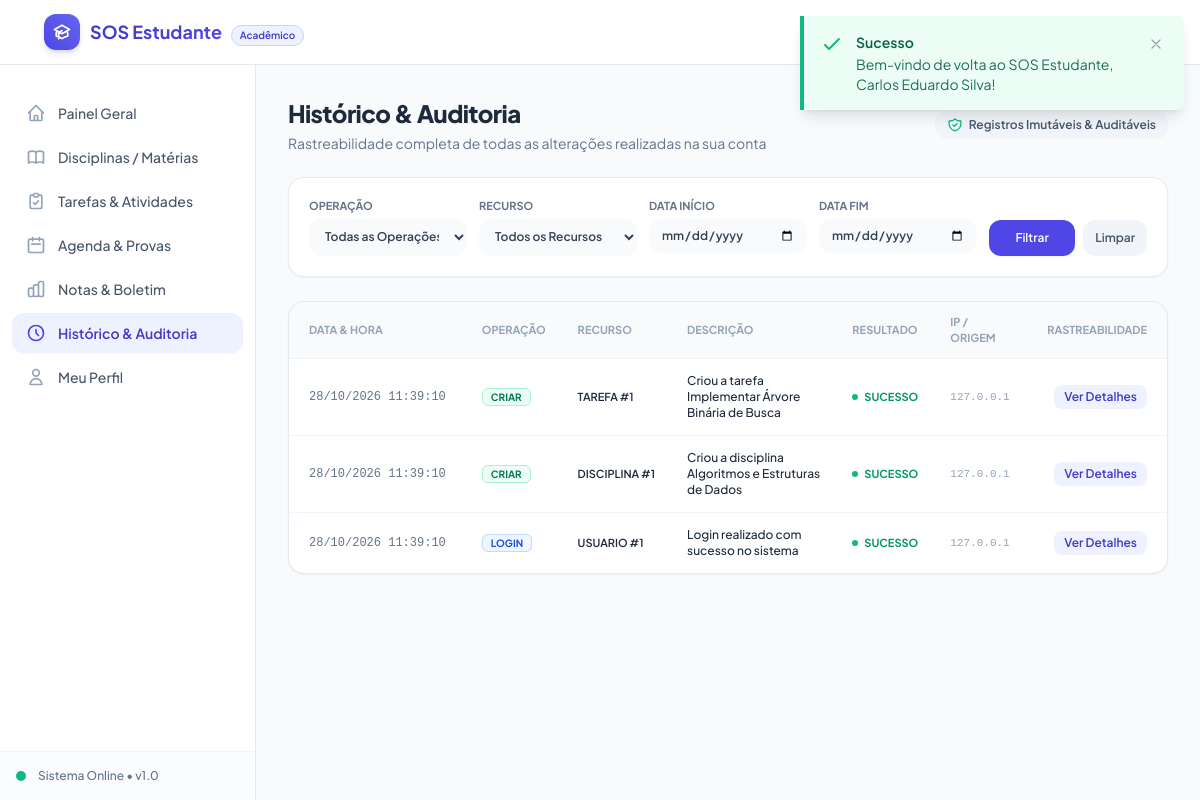
Screenshot of /index.php?route=history (signed in) with the database file from the repository.
### tables this page shows
CREATE TABLE IF NOT EXISTS `auditoria` (
  `id` INT AUTO_INCREMENT PRIMARY KEY,
  `usuario_id` INT NULL,
  `operacao` VARCHAR(30) NOT NULL,
  `recurso` VARCHAR(50) NOT NULL,
  `recurso_id` INT NULL,
  `descricao` VARCHAR(255) NOT NULL,
  `valores_anteriores` JSON NULL,
  `valores_posteriores` JSON NULL,
  `status_resultado` ENUM('SUCESSO', 'FALHA') NOT NULL DEFAULT 'SUCESSO',
  `ip_address` VARCHAR(45) NULL,
  `user_agent` VARCHAR(255) NULL,
  `created_at` TIMESTAMP DEFAULT CURRENT_TIMESTAMP,
  CONSTRAINT `fk_auditoria_usuario` FOREIGN KEY (`usuario_id`) 
    REFERENCES `usuarios` (`id`) ON DELETE SET NULL ON UPDATE CASCADE
);

### controllers/HistoryController.php (called while the page is built, shortened)
<?php
require_once __DIR__ . '/../middlewares/AuthMiddleware.php';
require_once __DIR__ . '/../services/AuditService.php';
class HistoryController {
    private AuditService $auditService;
    public function __construct() {
        $this->auditService = new AuditService();
    }
    public function index(): void {
        $userId = AuthMiddleware::id();
        $page = !empty($_GET['page']) ? max(1, (int) $_GET['page']) : 1;
        $filters = [
            'operacao'    => $_GET['operacao'] ?? '',
            'recurso'     => $_GET['recurso'] ?? '',
            'data_inicio' => $_GET['data_inicio'] ?? '',
            'data_fim'    => $_GET['data_fim'] ?? ''
        ];
        $historyData = $this->auditService->getHistory($userId, $filters, $page, 15);
        require __DIR__ . '/../views/history/index.php';
    }
}

### index.php (called while the page is built, shortened)
<?php
require_once APP_ROOT . '/config/app.php';
require_once APP_ROOT . '/config/bd.php';
$route = $_GET['route'] ?? '';
$route = trim($route, '/');
$method = $_SERVER['REQUEST_METHOD'] ?? 'GET';
try {
    Router::dispatch($route, $method);
} catch (Throwable $e) {
    $logFile = APP_ROOT . '/logs/app.log';
    $msg = "[" . date('Y-m-d H:i:s') . "] ERRO FATAL: " . $e->getMessage() . " em " . $e->getFile() . ":" . $e->getLine() . PHP_EOL;
    @file_put_contents($logFile, $msg, FILE_APPEND);
    if (env('APP_DEBUG', true)) {
        $errorMessage = $e->getMessage();
        $errorFile = $e->getFile() . ':' . $e->getLine();
        $errorTrace = $e->getTraceAsString();
    } else {
        $errorMessage = 'Ocorreu um erro interno ao processar sua solicitação.';
        $errorFile = '';
        $errorTrace = '';
    }
    http_response_code(500);
    require APP_ROOT . '/views/errors/500.php';
}

### config/app.php (called while the page is built, shortened)
<?php
function env($key, $default = null) {
    $val = getenv($key);
    if ($val === false) {
        return $_ENV[$key] ?? $_SERVER[$key] ?? $default;
    }
    return $val;
}

### config/bd.php (called while the page is built, shortened)
<?php
require_once __DIR__ . '/app.php';
class Database {
    private static ?PDO $instance = null;
    public static function getConnection(): ?PDO {
        if (self::$instance === null) {
            $host = env('DB_HOST', '127.0.0.1');
            $port = env('DB_PORT', '3306');
            $dbname = env('DB_NAME', 'sos_estudante');
            $user = env('DB_USER', 'root');
            $pass = env('DB_PASS', '');
            $charset = env('DB_CHARSET', 'utf8mb4');
            $dsn = "mysql:host={$host};port={$port};dbname={$dbname};charset={$charset}";
            $options = [
                PDO::ATTR_ERRMODE            => PDO::ERRMODE_EXCEPTION,
                PDO::ATTR_DEFAULT_FETCH_MODE => PDO::FETCH_ASSOC,
                PDO::ATTR_EMULATE_PREPARES   => false,
                PDO::MYSQL_ATTR_INIT_COMMAND => "SET NAMES {$charset} COLLATE utf8mb4_unicode_ci"
            ];
            try {
                self::$instance = new PDO($dsn, $user, $pass, $options);
            } catch (PDOException $e) {
                self::$lastError = $e->getMessage();
                $logFile = APP_ROOT . '/logs/app.log';
                $logMessage = "[" . date('Y-m-d H:i:s') . "] ERRO DE CONEXÃO BD: " . $e->getMessage() . PHP_EOL;
                @file_put_contents($logFile, $logMessage, FILE_APPEND);
                return null;
            }
        }
        return self::$instance;
    }
}
function getDB(): ?PDO {
    return Database::getConnection();
}

### middlewares/AuthMiddleware.php (called while the page is built, shortened)
<?php
require_once __DIR__ . '/../config/app.php';
class AuthMiddleware {
    public static function id(): ?int {
        return $_SESSION['user_id'] ?? null;
    }
}

### services/AuditService.php (called while the page is built, shortened)
<?php
require_once __DIR__ . '/../models/AuditLog.php';
class AuditService {
    private AuditLog $auditModel;
    public function __construct() {
        $this->auditModel = new AuditLog();
    }
    public function getHistory(int $userId, array $filters = [], int $page = 1, int $perPage = 20): array {
        $offset = ($page - 1) * $perPage;
        $items = $this->auditModel->allByUserId($userId, $filters, $perPage, $offset);
        $total = $this->auditModel->countByUserId($userId, $filters);
        $totalPages = (int) ceil($total / $perPage);
        return [
            'items'       => $items,
            'total'       => $total,
            'page'        => $page,
            'per_page'    => $perPage,
            'total_pages' => max(1, $totalPages)
        ];
    }
}

### models/AuditLog.php (called while the page is built, shortened)
<?php
require_once __DIR__ . '/../config/bd.php';
class AuditLog {
    private ?PDO $db;
    public function __construct() {
        $this->db = getDB();
    }
    public function allByUserId(int $userId, array $filters = [], int $limit = 50, int $offset = 0): array {
        $sql = "SELECT a.*, u.nome AS usuario_nome, u.email AS usuario_email
                FROM auditoria a
                LEFT JOIN usuarios u ON a.usuario_id = u.id
                WHERE a.usuario_id = :usuario_id";
        $params = [':usuario_id' => $userId];
        $sql .= " ORDER BY a.created_at DESC, a.id DESC LIMIT :limit OFFSET :offset";
        $stmt = $this->db->prepare($sql);
        foreach ($params as $k => $v) {
            $stmt->bindValue($k, $v);
        }
        $stmt->bindValue(':limit', $limit, PDO::PARAM_INT);
        $stmt->bindValue(':offset', $offset, PDO::PARAM_INT);
        $stmt->execute();
        return $stmt->fetchAll();
    }
    public function countByUserId(int $userId, array $filters = []): int {
        $sql = "SELECT COUNT(*) FROM auditoria WHERE usuario_id = :usuario_id";
        $params = [':usuario_id' => $userId];
        $stmt = $this->db->prepare($sql);
        $stmt->execute($params);
        return (int) $stmt->fetchColumn();
    }
}

### views/history/index.php (the view, shortened to what this page needs)
<?php
require_once __DIR__ . '/../layouts/header.php';
require_once __DIR__ . '/../layouts/navbar.php';
?>
<div class="flex-1 flex overflow-hidden">
    <?php require_once __DIR__ . '/../layouts/sidebar.php'; ?>
    <main class="flex-1 overflow-y-auto bg-slate-50 p-4 sm:p-6 lg:p-8">
        <div class="flex flex-col sm:flex-row sm:items-center sm:justify-between gap-4 mb-6">
            <div>
                <h1 class="text-2xl font-black text-slate-800 tracking-tight">Histórico & Auditoria</h1>
                <p class="text-sm text-slate-500 mt-1">Rastreabilidade completa de todas as alterações realizadas na sua conta</p>
            </div>
            <div class="inline-flex items-center px-3 py-1.5 rounded-xl bg-slate-100 text-slate-600 text-xs font-semibold">
                Registros Imutáveis & Auditáveis
            </div>
        </div>
        <div class="bg-white rounded-2xl border border-slate-200/80 p-5 mb-6 shadow-sm">
            <form action="index.php" method="GET" class="grid grid-cols-1 sm:grid-cols-2 lg:grid-cols-5 gap-3">
                <div>
                    <label for="f_operacao" class="block text-[11px] font-bold uppercase text-slate-500 mb-1">Operação</label>
                    <select id="f_operacao" name="operacao" class="w-full text-xs font-semibold rounded-xl border-slate-200 bg-slate-50 py-2.5 px-3 text-slate-700 focus:ring-brand-500">
                        <option value="">Todas as Operações</option>
                    </select>
                </div>
                <div>
                    <label for="f_recurso" class="block text-[11px] font-bold uppercase text-slate-500 mb-1">Recurso</label>
                    <select id="f_recurso" name="recurso" class="w-full text-xs font-semibold rounded-xl border-slate-200 bg-slate-50 py-2.5 px-3 text-slate-700 focus:ring-brand-500">
                        <option value="">Todos os Recursos</option>
                    </select>
                </div>
                <div>
                    <label for="f_data_inicio" class="block text-[11px] font-bold uppercase text-slate-500 mb-1">Data Início</label>
                    <input id="f_data_inicio" name="data_inicio" type="date" value="<?= htmlspecialchars($filters['data_inicio'] ?? '') ?>"
                           class="w-full text-xs font-semibold rounded-xl border-slate-200 bg-slate-50 py-2 px-3 text-slate-700 focus:ring-brand-500">
                </div>
                <div>
                    <label for="f_data_fim" class="block text-[11px] font-bold uppercase text-slate-500 mb-1">Data Fim</label>
                    <input id="f_data_fim" name="data_fim" type="date" value="<?= htmlspecialchars($filters['data_fim'] ?? '') ?>"
                           class="w-full text-xs font-semibold rounded-xl border-slate-200 bg-slate-50 py-2 px-3 text-slate-700 focus:ring-brand-500">
                </div>
                <div class="flex items-end space-x-2">
                    <button type="submit" class="flex-1 py-2.5 px-4 bg-brand-600 hover:bg-brand-700 text-white font-semibold rounded-xl text-xs transition shadow-sm">
                        Filtrar
                    </button>
                    <a href="index.php?route=history" class="py-2.5 px-3 bg-slate-100 hover:bg-slate-200 text-slate-600 font-semibold rounded-xl text-xs transition text-center" title="Limpar Filtros">
                        Limpar
                    </a>
                </div>
            </form>
        </div>
        <div class="bg-white rounded-2xl border border-slate-200/90 shadow-sm overflow-hidden">
            <?php if (empty($historyData['items'])): ?>
                <div class="p-12 text-center text-slate-400">
                    <svg class="w-12 h-12 mx-auto text-slate-300 mb-2" fill="none" viewBox="0 0 24 24" stroke="currentColor">
                        <path stroke-linecap="round" stroke-linejoin="round" stroke-width="2" d="M9 12h6m-6 4h6m2 5H7a2 2 0 01-2-2V5a2 2 0 012-2h5.586a1 1 0 01.707.293l5.414 5.414a1 1 0 01.293.707V19a2 2 0 01-2 2z" />
                    </svg>
                    <p class="text-sm font-semibold text-slate-700">Nenhum registro de auditoria encontrado</p>
                    <p class="text-xs text-slate-400 mt-1">Tente ajustar os filtros de busca acima.</p>
                </div>
            <?php else: ?>
                <div class="overflow-x-auto">
                    <table class="w-full text-left text-xs text-slate-600">
                        <thead class="bg-slate-50 text-[11px] font-bold uppercase text-slate-400 border-b border-slate-100">
                            <tr>
                                <th class="py-3 px-5">Data & Hora</th>
                                <th class="py-3 px-4">Operação</th>
                                <th class="py-3 px-4">Recurso</th>
                                <th class="py-3 px-4">Descrição</th>
                                <th class="py-3 px-4">Resultado</th>
                                <th class="py-3 px-4">IP / Origem</th>
                                <th class="py-3 px-5 text-right">Rastreabilidade</th>
                            </tr>
                        </thead>
                        <tbody class="divide-y divide-slate-100">
                            <?php foreach ($historyData['items'] as $log): ?>
                                <?php
                                    $opBadges = [
                                        'CRIAR'     => 'bg-emerald-50 text-emerald-700 border-emerald-200',
                                        'ATUALIZAR' => 'bg-amber-50 text-amber-700 border-amber-200',
                                        'EXCLUIR'   => 'bg-rose-50 text-rose-700 border-rose-200',
                                        'LOGIN'     => 'bg-blue-50 text-blue-700 border-blue-200',
                                        'LOGOUT'    => 'bg-slate-100 text-slate-700 border-slate-200',
                                    ];
                                ?>
                                <tr class="hover:bg-slate-50/70 transition">
                                    <td class="py-3.5 px-5 font-mono text-slate-500 whitespace-nowrap">
                                        <?= date('d/m/Y H:i:s', strtotime($log['created_at'])) ?>
                                    </td>
                                    <td class="py-3.5 px-4 whitespace-nowrap">
                                        <span class="px-2 py-0.5 text-[10px] font-bold uppercase rounded-md border <?= $opBadges[$log['operacao']] ?? 'bg-slate-100 text-slate-700' ?>">
                                            <?= htmlspecialchars($log['operacao']) ?>
                                        </span>
                                    </td>
                                    <td class="py-3.5 px-4 font-semibold text-slate-800 uppercase text-[11px] whitespace-nowrap">
                                        <?= htmlspecialchars($log['recurso']) ?> #<?= $log['recurso_id'] ?? '-' ?>
                                    </td>
                                    <td class="py-3.5 px-4 font-medium text-slate-800 max-w-sm">
                                        <?= htmlspecialchars($log['descricao']) ?>
                                    </td>
                                    <td class="py-3.5 px-4 whitespace-nowrap">
                                        <span class="inline-flex items-center text-[11px] font-bold <?= ($log['status_resultado'] === 'SUCESSO') ? 'text-emerald-600' : 'text-rose-600' ?>">
                                            <span class="w-1.5 h-1.5 rounded-full mr-1.5 <?= ($log['status_resultado'] === 'SUCESSO') ? 'bg-emerald-500' : 'bg-rose-500' ?>"></span>
                                            <?= htmlspecialchars($log['status_resultado']) ?>
                                        </span>
                                    </td>
                                    <td class="py-3.5 px-4 font-mono text-[11px] text-slate-400 whitespace-nowrap">
                                        <?= htmlspecialchars($log['ip_address'] ?? '127.0.0.1') ?>
                                    </td>
                                    <td class="py-3.5 px-5 text-right whitespace-nowrap">
                                        <?php if (!empty($log['valores_anteriores']) || !empty($log['valores_posteriores'])): ?>
                                            <button type="button"
                                                    onclick='showAuditDetails(<?= json_encode($log, JSON_HEX_TAG | JSON_HEX_APOS | JSON_HEX_QUOT | JSON_HEX_AMP) ?>)'
                                                    class="px-2.5 py-1 text-xs font-semibold rounded-lg bg-brand-50 text-brand-700 hover:bg-brand-100 transition">
                                                Ver Detalhes
                                            </button>
                                        <?php else: ?>
                                            <span class="text-slate-300 text-xs">--</span>
                                        <?php endif; ?>
                                    </td>
                                </tr>
                            <?php endforeach; ?>
                        </tbody>
                    </table>
                </div>
            <?php endif; ?>
        </div>
    </main>
</div>
<?php require_once __DIR__ . '/../layouts/footer.php'; ?>

### assets/css/custom.css (style rules this page uses)
html { scroll-behavior: smooth; -webkit-tap-highlight-color: transparent; }
body { font-family: system-ui, -apple-system, BlinkMacSystemFont, 'Segoe UI', Roboto, Oxygen, Ubuntu, Cantarell, 'Open Sans', 'Helvetica Neue', sans-serif; }

### rows the page displays
auditoria: created_at "28/10/2026 11:39:10", operacao "CRIAR", recurso "TAREFA", recurso "1", descricao "Criou a tarefa Implementar Árvore Binária de Busca", status_resultado "SUCESSO", ip_address "127.0.0.1"
auditoria: created_at "28/10/2026 11:39:10", operacao "CRIAR", recurso "DISCIPLINA", recurso "1", descricao "Criou a disciplina Algoritmos e Estruturas de Dados", status_resultado "SUCESSO", ip_address "127.0.0.1"
auditoria: created_at "28/10/2026 11:39:10", operacao "LOGIN", recurso "USUARIO", recurso "1", descricao "Login realizado com sucesso no sistema", status_resultado "SUCESSO", ip_address "127.0.0.1"

### other values shown
$item['label'] "Painel Geral"
$item['label'] "Disciplinas / Matérias"
$item['label'] "Tarefas & Atividades"
$item['label'] "Agenda & Provas"
$item['label'] "Notas & Boletim"
$item['label'] "Histórico & Auditoria"
$item['label'] "Meu Perfil"
